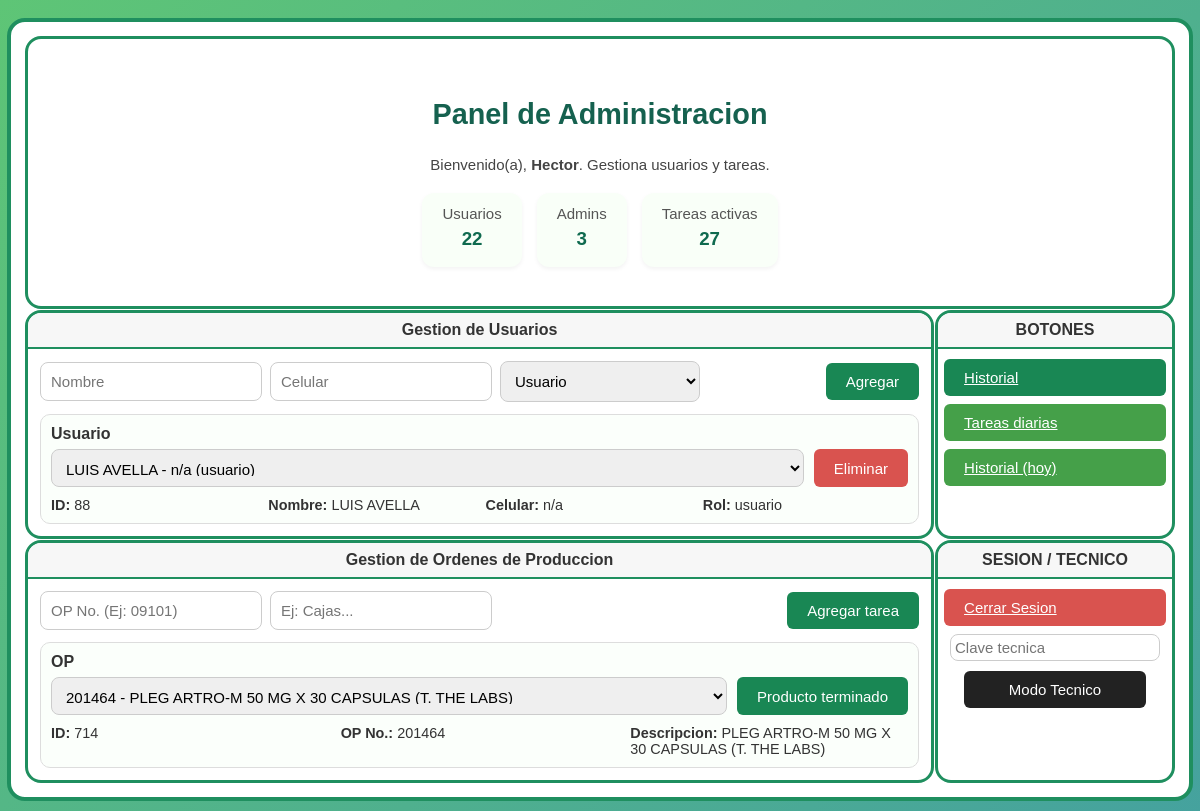
Page /admin/ (signed in) on the earlier database version.
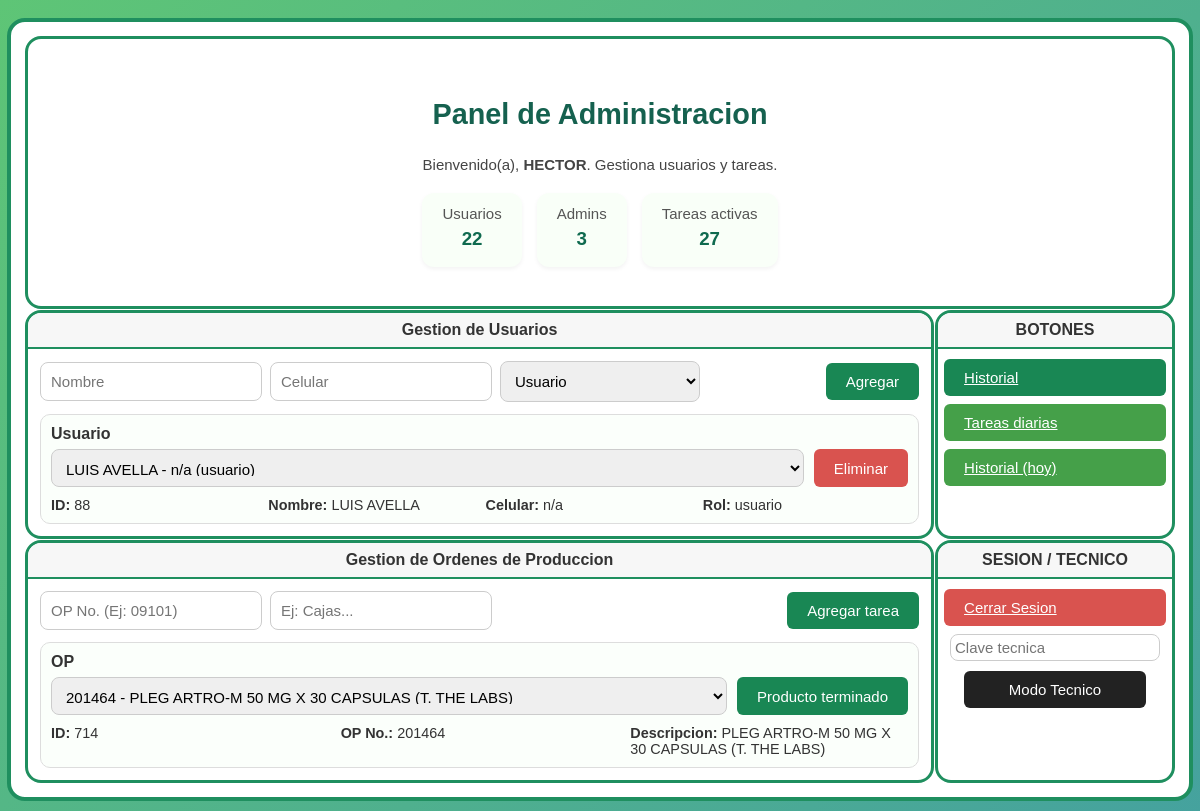
Same page on the later database version.
### tables this page shows
CREATE TABLE "usuarios" (
    id INTEGER PRIMARY KEY AUTOINCREMENT,
    nombre TEXT,
    celular TEXT,
    contrasena TEXT,  -- ya sin NOT NULL
    rol TEXT
, must_change_password INTEGER DEFAULT 0);

### admin/views.py (the view)
@admin_bp.route("/")
def panel():
    if not _solo_admin():
        flash("Acceso no autorizado.", "danger")
        return redirect(url_for("login"))
    conn = get_db_connection()
    cur = conn.cursor()
    cur.execute("""
        CREATE TABLE IF NOT EXISTS tareas (
            id INTEGER PRIMARY KEY AUTOINCREMENT,
            titulo TEXT,
            descripcion TEXT,
            proceso TEXT,
            cantidad INTEGER,
            asignado_a TEXT,
            inicio TEXT,
            fin TEXT,
            estado TEXT
        )
    """)
    ensure_tareas_columns(conn)
    cur.execute("SELECT COUNT(*) FROM usuarios WHERE rol = 'usuario'")
    total_usuarios = cur.fetchone()[0]
    cur.execute("SELECT COUNT(*) FROM usuarios WHERE rol = 'admin'")
    total_admins = cur.fetchone()[0]
    cur.execute("""
        SELECT COUNT(*)
        FROM tareas
        WHERE estado != 'Finalizado'
          AND (asignado_a IS NULL OR asignado_a = '')
    """)
    total_tareas = cur.fetchone()[0]
    usuarios = cur.execute(
        "SELECT * FROM usuarios ORDER BY id DESC"
    ).fetchall()
    tareas = cur.execute("""
        SELECT
            t_admin.id,
            t_admin.titulo,
            t_admin.descripcion,
            t_admin.proceso,
            t_admin.estado,
            CASE
                WHEN EXISTS (
                    SELECT 1
                    FROM tareas t_user
                    WHERE t_user.titulo = t_admin.titulo
                      AND t_user.asignado_a IS NOT NULL
                      AND t_user.asignado_a != ''
                      AND t_user.proceso IS NOT NULL
                      AND TRIM(t_user.proceso) != ''
                )
                THEN 1 ELSE 0
            END AS tiene_tareas
        FROM tareas t_admin
        WHERE t_admin.estado != 'Finalizado'
          AND (t_admin.asignado_a IS NULL OR asignado_a = '')
        ORDER BY t_admin.id DESC
    """).fetchall()
    conn.close()
    return render_template(
        "admin_v2/panel.html",
        total_usuarios=total_usuarios,
        total_admins=total_admins,
        total_tareas=total_tareas,
        usuarios=usuarios,
        tareas=tareas
    )

### admin/views.py (called while the page is built)
def _solo_admin():
    return session.get("rol") == "admin"

### core/db.py (called while the page is built)
def get_db_connection():
    conn = sqlite3.connect(str(DB_PATH), check_same_thread=False)
    conn.row_factory = sqlite3.Row
    return conn

def _column_exists(conn, table_name: str, column_name: str) -> bool:
    cur = conn.execute(f"PRAGMA table_info({table_name});")
    return any(row["name"] == column_name for row in cur.fetchall())

def _ensure_column(conn, table: str, column: str, col_def: str):
    if not _column_exists(conn, table, column):
        conn.execute(f"ALTER TABLE {table} ADD COLUMN {column} {col_def};")

### core/historial_central.py (called while the page is built, shortened)
def _read_state():
    if not os.path.exists(STATE_FILE):
        return {}
    try:
        with open(STATE_FILE, "r", encoding="utf-8") as f:
            data = json.load(f)
            return data if isinstance(data, dict) else {}
    except Exception:
        return {}

def ejecutar_mantenimiento_mensual_historial(force=False, now=None):
    ahora = now or datetime.now()
    mes_actual = ahora.strftime("%Y_%m")
    estado = _read_state()
    ultimo_mes = estado.get("ultimo_mes_procesado")
    if not force and ultimo_mes == mes_actual:
        return {"ejecutado": False, "motivo": "sin_cambios"}

### templates/admin_v2/panel.html (shortened to what this page needs)
{% extends "base.html" %}
{% block content %}
<div class="helpapp-admin-frame">
  <div class="helpapp-admin-grid">
    <main class="helpapp-admin-main">
      <section class="ha-card ha-card--hero">
        <div class="ha-card__body">
          <div class="panel-header">
            <h2>Panel de Administracion</h2>
            <p class="saludo-usuario">
              Bienvenido(a), <strong>{{ session['usuario'] or 'Admin' }}</strong>. Gestiona usuarios y tareas.
            </p>
          </div>
          <div class="stats">
            <div class="stat-box">
              <div>Usuarios</div>
              <h3>{{ total_usuarios }}</h3>
            </div>
            <div class="stat-box">
              <div>Admins</div>
              <h3>{{ total_admins }}</h3>
            </div>
            <div class="stat-box">
              <div>Tareas activas</div>
              <h3>{{ total_tareas }}</h3>
            </div>
          </div>
        </div>
      </section>
      <section class="ha-card section ha-section-users">
        <header class="ha-card__header">Gestion de Usuarios</header>
        <div class="ha-card__body">
          <form action="{{ url_for('admin.agregar_usuario') }}" method="POST" autocomplete="off" class="form-accion">
            <div class="grupo-inputs">
              <input type="text" name="nombre" placeholder="Nombre" required>
              <input type="text" name="celular" placeholder="Celular">
              <select name="rol">
                <option value="usuario">Usuario</option>
              </select>
            </div>
            <div class="grupo-boton">
              <button type="submit" class="btn btn-success">Agregar</button>
            </div>
          </form>
          {% if usuarios and usuarios|length > 0 %}
          <div class="usuarios-dropdown">
            <label for="usuario_select" class="usuarios-dropdown__label">Usuario</label>
            <div class="usuarios-dropdown__row">
              <div class="usuarios-dropdown__control">
                <select id="usuario_select" class="form-select">
                  {% for u in usuarios %}
                  <option value="{{ u.id }}" data-nombre="{{ u.nombre }}" data-celular="{{ u.celular or '-' }}"
                    data-rol="{{ u.rol }}" data-allow-delete="{{ 1 if u.rol != 'admin' else 0 }}"
                    data-delete-url="{{ url_for('admin.eliminar_usuario', id=u.id) }}">
                    {{ u.nombre }}{% if u.celular %} - {{ u.celular }}{% endif %} ({{ u.rol }})
                  </option>
                  {% endfor %}
                </select>
              </div>
              <div class="usuarios-dropdown__action">
                <form id="usuario_delete_form" method="POST"
                  action="{{ url_for('admin.eliminar_usuario', id=usuarios[0].id) }}">
                  <button id="usuario_delete_btn" type="submit" class="btn btn-rojo">Eliminar</button>
                </form>
              </div>
            </div>
            <div class="usuarios-dropdown__meta">
              <div><strong>ID:</strong> <span id="usuario_meta_id">-</span></div>
              <div><strong>Nombre:</strong> <span id="usuario_meta_nombre">-</span></div>
              <div><strong>Celular:</strong> <span id="usuario_meta_celular">-</span></div>
              <div><strong>Rol:</strong> <span id="usuario_meta_rol">-</span></div>
            </div>
          </div>
          {% else %}
          <div class="text-muted">No hay usuarios registrados.</div>
          {% endif %}
        </div>
      </section>
      <section class="ha-card section ha-section-ops">
        <header class="ha-card__header">Gestion de Ordenes de Produccion</header>
        <div class="ha-card__body">
          <form method="POST" action="{{ url_for('admin.agregar_tarea') }}" autocomplete="off" class="form-accion mb-4">
            <div class="grupo-inputs">
              <input type="text" name="titulo" placeholder="OP No. (Ej: 09101)" required inputmode="numeric"
                pattern="[0-9]+" maxlength="15" autocomplete="off"
                oninput="this.value=this.value.replace(/[^0-9]/g,'');">
              <input type="text" name="descripcion" placeholder="Ej: Cajas..." required>
            </div>
            <div class="grupo-boton">
              <button type="submit" class="btn btn-success">Agregar tarea</button>
            </div>
          </form>
          {% if tareas and tareas|length > 0 %}
          <div class="op-dropdown">
            <label for="op_select" class="op-dropdown__label">OP</label>
            <div class="op-dropdown__row">
              <div class="op-dropdown__control">
                <select id="op_select" class="form-select">
                  {% for t in tareas %}
                  <option value="{{ t.id }}" data-op="{{ t.titulo }}" data-desc="{{ t.descripcion }}"
                    data-has-tasks="{{ 1 if t.tiene_tareas|default(0) else 0 }}"
                    data-action-url="{{ url_for('admin.finalizar_tarea', id=t.id) }}">
                    {{ t.titulo }} - {{ t.descripcion }}
                  </option>
                  {% endfor %}
                </select>
              </div>
              <div class="op-dropdown__action">
                {% set tiene_tareas_first = tareas[0].tiene_tareas|default(0) %}
                <form id="op_action_form" method="POST"
                  action="{{ url_for('admin.finalizar_tarea', id=tareas[0].id) }}">
                  <button type="submit" id="op_action_btn" class="btn btn-success btn-sm btn-producto-terminado"
                    data-tiene-tareas="{{ 1 if tiene_tareas_first else 0 }}">
                  </button>
                </form>
              </div>
            </div>
            <div class="op-dropdown__meta">
              <div><strong>ID:</strong> <span id="op_meta_id">-</span></div>
              <div><strong>OP No.:</strong> <span id="op_meta_op">-</span></div>
              <div><strong>Descripcion:</strong> <span id="op_meta_desc">-</span></div>
            </div>
          </div>
          {% else %}
          <div class="alert alert-info text-center mt-3">
            No hay OPs activas en este momento.
          </div>
          {% endif %}
        </div>
      </section>
    </main>
    <aside class="helpapp-admin-aside">
      <div class="ha-btnbox ha-btnbox--bots">
        <div class="ha-btnbox__header">BOTONES</div>
        <div class="ha-btnbox__body">
          <a href="{{ url_for('admin.historial') }}" class="btn btn-success">Historial</a>
          <a class="btn btn-outline-success" href="{{ url_for('admin.carpeta_diaria') }}">Tareas diarias</a>
          <a class="btn btn-outline-success" href="{{ url_for('admin.historial_diario') }}">Historial (hoy)</a>
        </div>
      </div>
      <div class="ha-btnbox ha-btnbox--tech">
        <div class="ha-btnbox__header">SESION / TECNICO</div>
        <div class="ha-btnbox__body">
          <a href="{{ url_for('login') }}" class="btn btn-rojo">Cerrar Sesion</a>
          <form action="{{ url_for('admin.modo_tecnico') }}" method="POST" autocomplete="off" novalidate>
            <input type="password" id="input_clave_tecnica" name="fake_tecnica" placeholder="Clave tecnica"
              style="padding:4px;" required autocomplete="new-password" autocorrect="off" autocapitalize="none"
              spellcheck="false" oninput="document.getElementById('real_clave_tecnica').value=this.value">
            <button type="submit" class="btn btn-dark btn-sm">Modo Tecnico</button>
          </form>
        </div>
      </div>
    </aside>
  </div>
</div>
{% endblock %}

### templates/base.html (shortened to what this page needs)
<!DOCTYPE html>
<html lang="es">
<head>
  <link rel="stylesheet" href="{{ url_for('static', filename='style.css') }}">
  <link rel="stylesheet" href="https://cdnjs.cloudflare.com/ajax/libs/animate.css/4.1.1/animate.min.css">
</head>
<body>
  {% block content %}{% endblock %}
</body>
</html>

### static/style.css (style rules this page uses)
body { font-family: "Poppins", sans-serif; background: linear-gradient(135deg, #5ec576, #45a29e); color: #333; margin: 0; padding: 0; }
h1, h2, h3 { color: #056c4e; text-align: center; font-weight: 700; }
h2 { font-size: 22px; margin: 15px 0; }
form { display: flex; justify-content: center; gap: 10px; margin-bottom: 20px; flex-wrap: wrap; }
input, select { padding: 10px; border: 1px solid #ccc; border-radius: 8px; width: 200px; transition: 0.2s; font-size: 15px; }
button, .btn { background-color: #45a049; color: white; border: none; border-radius: 8px; padding: 10px 20px; font-size: 15px; cursor: pointer; transition: 0.3s; }
.btn-rojo { background-color: #f44336; }
.section { margin-top: 40px; }
.stats { display: flex; justify-content: space-around; margin: 20px 0; text-align: center; }
.stat-box { background: #e8f5e9; padding: 15px 25px; border-radius: 10px; box-shadow: 0 3px 8px rgba(0, 0, 0, 0.1); }
.stat-box h3 { color: #056c4e; margin: 5px 0; }
.panel-header { text-align: center; margin-top: 30px; margin-bottom: 10px; }
.panel-header h2 { font-weight: 700; color: #046b4f; font-size: 1.8em; display: inline-block; margin-bottom: 10px; }
.saludo-usuario { font-size: 1.1em; color: #333; text-align: center; margin-bottom: 25px; }
.panel-header h2 { color: #15614f; font-weight: 700; }
.panel-header h2, h2.text-center, .section h2 { color: #15614f; font-weight: 700; }
.saludo-usuario { color: #444; font-size: 15px; margin-bottom: 10px; }
.stats { display: flex; justify-content: center; gap: 15px; margin-bottom: 25px; flex-wrap: wrap; }
.stat-box { border-radius: 12px; background: #f9fff8; padding: 12px 20px; text-align: center; box-shadow: 0 2px 4px rgba(0, 0, 0, 0.05); transition: transform 0.2s ease; }
.stat-box h3 { color: #0f6a4f; font-weight: 700; margin-top: 6px; }
.stat-box div { color: #555; font-size: 15px; }
.btn { border-radius: 6px; font-weight: 500; }
.btn-success { background-color: #198754 !important; border: none !important; }
.btn-rojo, .btn-danger { background-color: #d9534f !important; border: none !important; }
.btn-dark { background-color: #222 !important; border: none !important; }
html, body { width: 100%; overflow-x: hidden; }
.helpapp-admin-frame { max-width: 1150px; margin: 18px auto; padding: 14px; border: 4px solid #1f8f5f; border-radius: 18px; background: #fff; }
.helpapp-admin-grid { display: grid; grid-template-columns: 1fr 240px; gap: 14px; align-items: start; }
.ha-card { border: 3px solid #111; border-radius: 16px; background: #fff; overflow: hidden; }
.ha-card__header { padding: 8px 12px; text-align: center; font-weight: 700; border-bottom: 2px solid #111; background: #f7f7f7; }
.ha-card__body { padding: 12px; }
.ha-card--hero .ha-card__body { padding: 14px 12px; text-align: center; }
.helpapp-admin-aside { display: flex; flex-direction: column; gap: 14px; }
.ha-btnbox { border: 3px solid #111; border-radius: 16px; background: #fff; overflow: hidden; }
.ha-btnbox__header { padding: 8px 12px; text-align: center; font-weight: 800; border-bottom: 2px solid #111; background: #f7f7f7; }
.ha-btnbox__body { padding: 10px; display: grid; gap: 8px; }
.ha-btnbox__body .btn { width: 85%; max-width: 190px; justify-content: center; justify-self: center; }
.ha-card { border-color: #1f8f5f !important; }
.ha-card__header { border-bottom-color: #1f8f5f !important; }
.ha-btnbox { border-color: #1f8f5f !important; }
.ha-btnbox__header { border-bottom-color: #1f8f5f !important; }

Differences in the rows shown:
changed usuarios: nombre "Hector" → "HECTOR"
